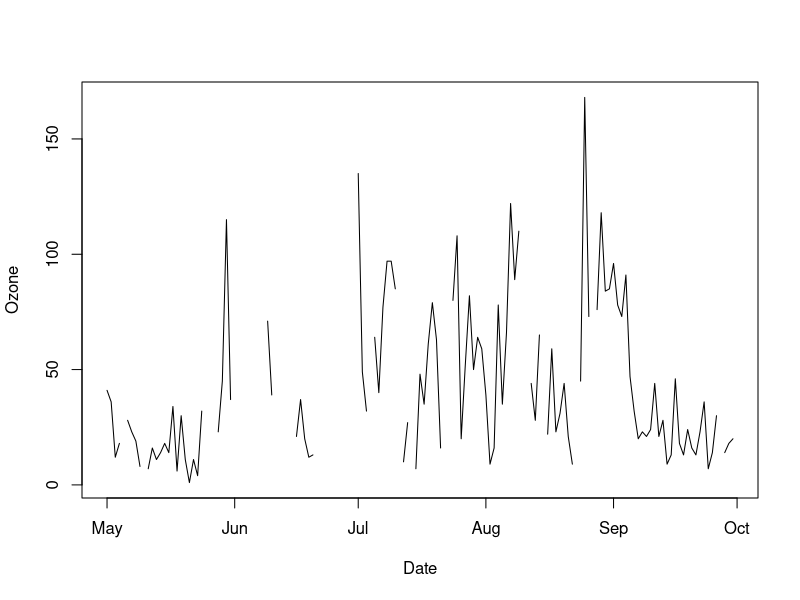

Source code (R): (Note: this script raises an error after producing the figure.)
# Answer script for self-guided practical 2 

## PLEASE DON"T READ THIS UNTIL YOU HAVE COMPLETED THE PRACTICAL QUESTIONS

# The tasks of this practical are to:
# Analyse the airquality data as a time series model
# Create some time series plots
# Run some ARIMA, nnetar, tslm, and ets models on the data
# Produce some forecasts
# Compare the accuracy of the different methods

# 1. Create a new data frame called `airquality2` from the airquality data set already loaded into R. Use lubridate to convert Month and Day into a proper time variable called `Date`.
airquality2 = airquality
airquality2$Date = as.Date(paste(airquality$Day, 
                                airquality$Month,
                                1973,
                                sep="/")," %d/%m/%Y")

# 2. Create some time series plots of Date vs Ozone and interpret them. Do you think it looks stationary? 
with(airquality2, plot(Date, Ozone, type = 'l')) # Hard to tell - too many missing values!

# 3. Yesterday we found that airquality was a bit better behaved when we log-transformed it. Forecast has a smarter method for doing transformations using the Box-Cox transformation. Use the function `BoxCox.lambda` to estimate the lambda transformation parameter for the Ozone variable
lambda = BoxCox.lambda(airquality2$Ozone)

# Check the difference
with(airquality2, plot(Date, BoxCox(Ozone, lambda = lambda), type = 'l')) # Looks a bit more stationary

# 3. Hopefully you noticed that there are lots of missing values. If you try an ACF plot here using the standard `acf` function it will fail, but if you use the `forecast` functions `Acf` and `Pacf` it will work. Create and interpret the ACF and PACF plots. (You could also try running them on the transformed data using the function `BoxCox`)
Acf(airquality2$Ozone)
Pacf(airquality2$Ozone) # Sudden drop off at lag ~ 3

Acf(BoxCox(airquality2$Ozone, lambda = lambda))
Pacf(BoxCox(airquality2$Ozone, lambda = lambda)) # Drop off at lag 1

# 4. It looks like some kind of AR model might work for these data. Use `Arima` to fit an AR(1) model and interpret the output. Don't forget to include the lambda argument
mod_1 = Arima(airquality2$Ozone, order = c(1, 0, 0), lambda = lambda)
summary(mod_1) # AIC = 378.45 

# 5. Try an `auto.arima`` model and interpret your output
mod_2 = auto.arima(airquality2$Ozone, lambda = lambda) # Chooses 2,1, 0
summary(mod_2) # AIC = 382.31 - slightly worse!

# 6. Use the `forecast` function to plot 10 steps into the future using the model you just created
plot(forecast(mod_2, h = 10))

# 7. Check the residuals of your `auto.arima` model using `hist` and QQ-plots (hint: see answers from yesterday for a reminder)
hist(mod_2$residuals, breaks = 30)
qqnorm(mod_2$residuals)
qqline(mod_2$residuals)

# 8. Unfortunately with missing values, many of the other time series methods won't work. However, we can impute (i.e. replace) the missing values using the `na.interp` function. Create a new variable `Ozone2` in your `airquality2` data frame which has no missing values. Plot this new series

airquality2$Ozone2 = na.interp(airquality2$Ozone)
with(airquality2, plot(Date, Ozone2, type = 'l')) # A bit odd in places
 
# Let's now use this complete data set to try others types of model. Run the ets, nnetar, and tslm functions used in the earlier lectures and tutorials today to create some different models. See if you can find ones that beat the ARIMA versions. Try and interpret the model output

mod_3 = ets(airquality2$Ozone2, lambda = lambda)
summary(mod_3)
plot(forecast(mod_3))

mod_4 = nnetar(airquality2$Ozone2, lambda = lambda)
mod_4
plot(forecast(mod_4))

mod_5 = tslm(ts(airquality2$Ozone2) ~ trend, lambda = lambda, data = )
summary(mod_5)
plot(forecast(mod_5))

AIC(mod_1, mod_2, mod_3, mod_5) # Can't beat the ARIMA!
